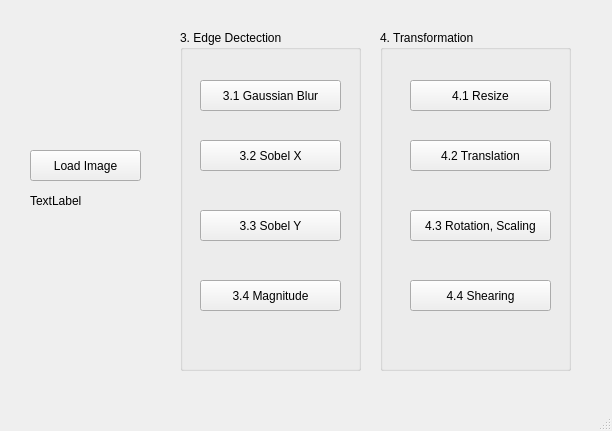
<?xml version="1.0" encoding="UTF-8"?>
<ui version="4.0">
 <class>MainWindow</class>
 <widget class="QMainWindow" name="MainWindow">
  <property name="geometry">
   <rect>
    <x>0</x>
    <y>0</y>
    <width>612</width>
    <height>431</height>
   </rect>
  </property>
  <property name="windowTitle">
   <string>MainWindow</string>
  </property>
  <widget class="QWidget" name="centralwidget">
   <widget class="QPushButton" name="Img_btn">
    <property name="geometry">
     <rect>
      <x>30</x>
      <y>150</y>
      <width>111</width>
      <height>31</height>
     </rect>
    </property>
    <property name="text">
     <string>Load Image</string>
    </property>
   </widget>
   <widget class="QLabel" name="Img_lab">
    <property name="geometry">
     <rect>
      <x>30</x>
      <y>190</y>
      <width>111</width>
      <height>21</height>
     </rect>
    </property>
    <property name="text">
     <string>TextLabel</string>
    </property>
   </widget>
   <widget class="QGroupBox" name="Edge_box">
    <property name="geometry">
     <rect>
      <x>180</x>
      <y>30</y>
      <width>181</width>
      <height>341</height>
     </rect>
    </property>
    <property name="title">
     <string>3. Edge Dectection</string>
    </property>
    <widget class="QPushButton" name="Gau_Blur_btn">
     <property name="geometry">
      <rect>
       <x>20</x>
       <y>50</y>
       <width>141</width>
       <height>31</height>
      </rect>
     </property>
     <property name="text">
      <string>3.1 Gaussian Blur</string>
     </property>
    </widget>
    <widget class="QPushButton" name="Sol_X_btn">
     <property name="geometry">
      <rect>
       <x>20</x>
       <y>110</y>
       <width>141</width>
       <height>31</height>
      </rect>
     </property>
     <property name="text">
      <string>3.2 Sobel X</string>
     </property>
    </widget>
    <widget class="QPushButton" name="Sol_Y_btn">
     <property name="geometry">
      <rect>
       <x>20</x>
       <y>180</y>
       <width>141</width>
       <height>31</height>
      </rect>
     </property>
     <property name="text">
      <string>3.3 Sobel Y</string>
     </property>
    </widget>
    <widget class="QPushButton" name="Mag_btn">
     <property name="geometry">
      <rect>
       <x>20</x>
       <y>250</y>
       <width>141</width>
       <height>31</height>
      </rect>
     </property>
     <property name="text">
      <string>3.4 Magnitude</string>
     </property>
    </widget>
   </widget>
   <widget class="QGroupBox" name="Trans_box">
    <property name="geometry">
     <rect>
      <x>380</x>
      <y>30</y>
      <width>191</width>
      <height>341</height>
     </rect>
    </property>
    <property name="title">
     <string>4. Transformation</string>
    </property>
    <widget class="QPushButton" name="Res_btn">
     <property name="geometry">
      <rect>
       <x>30</x>
       <y>50</y>
       <width>141</width>
       <height>31</height>
      </rect>
     </property>
     <property name="text">
      <string>4.1 Resize</string>
     </property>
    </widget>
    <widget class="QPushButton" name="Tran_btn">
     <property name="geometry">
      <rect>
       <x>30</x>
       <y>110</y>
       <width>141</width>
       <height>31</height>
      </rect>
     </property>
     <property name="text">
      <string>4.2 Translation</string>
     </property>
    </widget>
    <widget class="QPushButton" name="Rot_Scal_btn">
     <property name="geometry">
      <rect>
       <x>30</x>
       <y>180</y>
       <width>141</width>
       <height>31</height>
      </rect>
     </property>
     <property name="text">
      <string>4.3 Rotation, Scaling</string>
     </property>
    </widget>
    <widget class="QPushButton" name="Shea_btn">
     <property name="geometry">
      <rect>
       <x>30</x>
       <y>250</y>
       <width>141</width>
       <height>31</height>
      </rect>
     </property>
     <property name="text">
      <string>4.4 Shearing</string>
     </property>
    </widget>
   </widget>
  </widget>
  <widget class="QMenuBar" name="menubar">
   <property name="geometry">
    <rect>
     <x>0</x>
     <y>0</y>
     <width>612</width>
     <height>21</height>
    </rect>
   </property>
  </widget>
  <widget class="QStatusBar" name="statusbar"/>
 </widget>
 <resources/>
 <connections/>
</ui>
